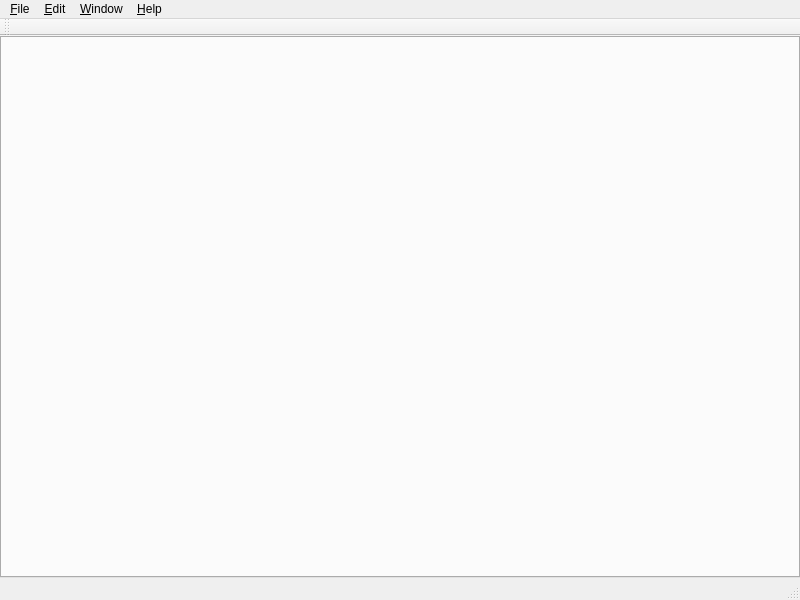
<?xml version="1.0" encoding="UTF-8"?>
<ui version="4.0">
 <class>ContrivanceWindow</class>
 <widget class="QMainWindow" name="ContrivanceWindow">
  <property name="geometry">
   <rect>
    <x>0</x>
    <y>0</y>
    <width>800</width>
    <height>600</height>
   </rect>
  </property>
  <property name="sizePolicy">
   <sizepolicy hsizetype="Preferred" vsizetype="Preferred">
    <horstretch>0</horstretch>
    <verstretch>0</verstretch>
   </sizepolicy>
  </property>
  <property name="windowTitle">
   <string notr="true">Contrivance</string>
  </property>
  <property name="toolButtonStyle">
   <enum>Qt::ToolButtonIconOnly</enum>
  </property>
  <property name="documentMode">
   <bool>true</bool>
  </property>
  <property name="dockOptions">
   <set>QMainWindow::AllowNestedDocks|QMainWindow::AllowTabbedDocks|QMainWindow::AnimatedDocks|QMainWindow::VerticalTabs</set>
  </property>
  <widget class="QWidget" name="centralWidget">
   <property name="sizePolicy">
    <sizepolicy hsizetype="Expanding" vsizetype="Expanding">
     <horstretch>0</horstretch>
     <verstretch>0</verstretch>
    </sizepolicy>
   </property>
   <layout class="QVBoxLayout" name="verticalLayout">
    <property name="spacing">
     <number>0</number>
    </property>
    <property name="leftMargin">
     <number>0</number>
    </property>
    <property name="topMargin">
     <number>0</number>
    </property>
    <property name="rightMargin">
     <number>0</number>
    </property>
    <property name="bottomMargin">
     <number>0</number>
    </property>
    <item>
     <widget class="QTabWidget" name="tabWidget">
      <property name="sizePolicy">
       <sizepolicy hsizetype="Expanding" vsizetype="Expanding">
        <horstretch>0</horstretch>
        <verstretch>0</verstretch>
       </sizepolicy>
      </property>
      <property name="currentIndex">
       <number>0</number>
      </property>
      <property name="elideMode">
       <enum>Qt::ElideNone</enum>
      </property>
      <property name="documentMode">
       <bool>false</bool>
      </property>
      <property name="movable">
       <bool>true</bool>
      </property>
      <property name="tabBarAutoHide">
       <bool>true</bool>
      </property>
      <widget class="QWidget" name="tab_1">
       <attribute name="title">
        <string>Tab 1</string>
       </attribute>
      </widget>
     </widget>
    </item>
   </layout>
  </widget>
  <widget class="QMenuBar" name="menuBar">
   <property name="geometry">
    <rect>
     <x>0</x>
     <y>0</y>
     <width>800</width>
     <height>21</height>
    </rect>
   </property>
   <widget class="QMenu" name="menu_File">
    <property name="title">
     <string>&amp;File</string>
    </property>
    <addaction name="actionE_xit"/>
   </widget>
   <widget class="QMenu" name="menu_About">
    <property name="title">
     <string>&amp;Help</string>
    </property>
    <addaction name="actionAbout_Qt"/>
   </widget>
   <widget class="QMenu" name="menu_Edit">
    <property name="title">
     <string>&amp;Edit</string>
    </property>
    <addaction name="action_Shortcut_Editor"/>
   </widget>
   <widget class="QMenu" name="menu_Window">
    <property name="title">
     <string>&amp;Window</string>
    </property>
   </widget>
   <addaction name="menu_File"/>
   <addaction name="menu_Edit"/>
   <addaction name="menu_Window"/>
   <addaction name="menu_About"/>
  </widget>
  <widget class="QStatusBar" name="statusBar"/>
  <widget class="QToolBar" name="mainToolBar">
   <property name="windowTitle">
    <string>toolBar</string>
   </property>
   <property name="movable">
    <bool>true</bool>
   </property>
   <property name="allowedAreas">
    <set>Qt::AllToolBarAreas</set>
   </property>
   <property name="floatable">
    <bool>true</bool>
   </property>
   <attribute name="toolBarArea">
    <enum>TopToolBarArea</enum>
   </attribute>
   <attribute name="toolBarBreak">
    <bool>false</bool>
   </attribute>
  </widget>
  <action name="actionE_xit">
   <property name="text">
    <string>E&amp;xit</string>
   </property>
  </action>
  <action name="actionAbout_Qt">
   <property name="text">
    <string>About &amp;Qt</string>
   </property>
  </action>
  <action name="action_Shortcut_Editor">
   <property name="text">
    <string>&amp;Shortcut Editor</string>
   </property>
  </action>
 </widget>
 <layoutdefault spacing="6" margin="11"/>
 <resources/>
 <connections/>
</ui>
